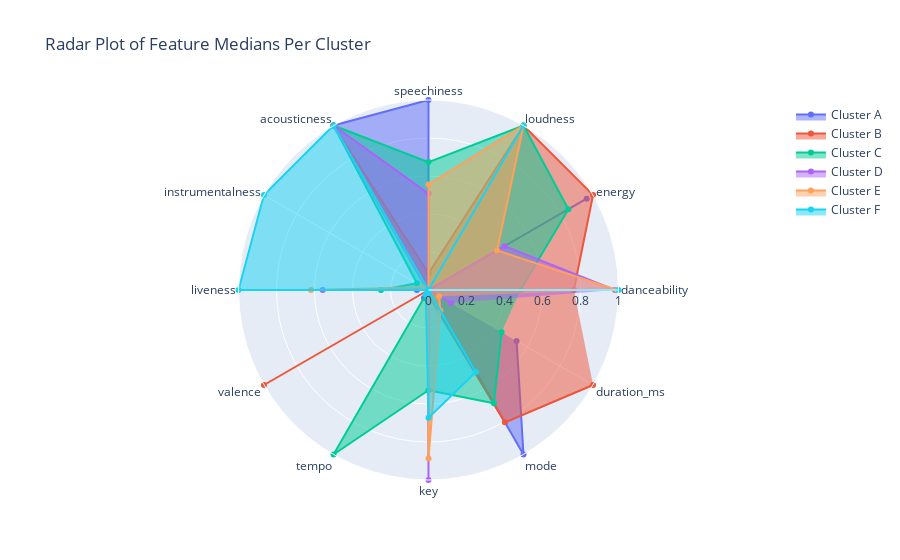

Notebook source saved alongside this figure:
### Code cell
categories = features

fig = go.Figure()

fig.add_trace(
    go.Scatterpolar(
        r=k_norm.iloc[0].to_list(), theta=categories, fill="toself", name="Cluster A"
    )
)

fig.add_trace(
    go.Scatterpolar(
        r=k_norm.iloc[1].to_list(), theta=categories, fill="toself", name="Cluster B"
    )
)

fig.add_trace(
    go.Scatterpolar(
        r=k_norm.iloc[2].to_list(), theta=categories, fill="toself", name="Cluster C"
    )
)

fig.add_trace(
    go.Scatterpolar(
        r=k_norm.iloc[3].to_list(), theta=categories, fill="toself", name="Cluster D"
    )
)

fig.add_trace(
    go.Scatterpolar(
        r=k_norm.iloc[4].to_list(), theta=categories, fill="toself", name="Cluster E"
    )
)

fig.add_trace(
    go.Scatterpolar(
        r=k_norm.iloc[5].to_list(), theta=categories, fill="toself", name="Cluster F"
    )
)

fig.update_layout(
    polar=dict(radialaxis=dict(visible=True, range=[0, 1])),
    showlegend=True,
    title="Radar Plot of Feature Medians Per Cluster",
)

fig.show()

### Figure 1 — Plotly figure (JSON) as saved in the notebook; plotly's stock layout.template omitted (floating-point values rounded to 4 significant figures)
{"data": [{"fill": "toself", "name": "Cluster A", "r": [0, 0.9611, 0, 1, 1, 0.003422, 0.06121, 5.895e-05, 0.048, 0, 1, 0.5355], "theta": ["danceability", "energy", "loudness", "speechiness", "acousticness", "instrumentalness", "liveness", "valence", "tempo", "key", "mode", "duration_ms"], "type": "scatterpolar"}, {"fill": "toself", "name": "Cluster B", "r": [0.765, 1, 1, 0.08777, 1, 0, 0, 1, 0, 0.02894, 0.8045, 1], "theta": ["danceability", "energy", "loudness", "speechiness", "acousticness", "instrumentalness", "liveness", "valence", "tempo", "key", "mode", "duration_ms"], "type": "scatterpolar"}, {"fill": "toself", "name": "Cluster C", "r": [0.4839, 0.85, 1, 0.6733, 1, 0.07015, 0.25, 1.759e-05, 1, 0.5273, 0.6881, 0.4439], "theta": ["danceability", "energy", "loudness", "speechiness", "acousticness", "instrumentalness", "liveness", "valence", "tempo", "key", "mode", "duration_ms"], "type": "scatterpolar"}, {"fill": "toself", "name": "Cluster D", "r": [0.9816, 0.4611, 0, 0.5073, 1, 0.009125, 0.557, 4.981e-06, 0.004, 1, 0, 0.138], "theta": ["danceability", "energy", "loudness", "speechiness", "acousticness", "instrumentalness", "liveness", "valence", "tempo", "key", "mode", "duration_ms"], "type": "scatterpolar"}, {"fill": "toself", "name": "Cluster E", "r": [0.9908, 0.4167, 1, 0.5552, 0, 0.02966, 0.6189, 1.005e-05, 0.008, 0.8875, 0.1249, 0.06483], "theta": ["danceability", "energy", "loudness", "speechiness", "acousticness", "instrumentalness", "liveness", "valence", "tempo", "key", "mode", "duration_ms"], "type": "scatterpolar"}, {"fill": "toself", "name": "Cluster F", "r": [1, 0, 1, 0, 1, 1, 1, 0, 0.028, 0.672, 0.4988, 0], "theta": ["danceability", "energy", "loudness", "speechiness", "acousticness", "instrumentalness", "liveness", "valence", "tempo", "key", "mode", "duration_ms"], "type": "scatterpolar"}], "layout": {"polar": {"radialaxis": {"range": [0, 1], "visible": true}}, "showlegend": true, "title": {"text": "Radar Plot of Feature Medians Per Cluster"}}}
